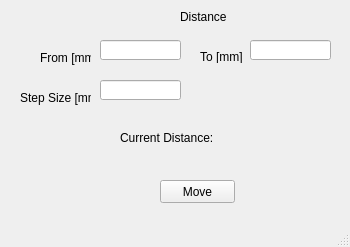
<?xml version="1.0" encoding="UTF-8"?>
<ui version="4.0">
 <class>MainWindow</class>
 <widget class="QMainWindow" name="MainWindow">
  <property name="geometry">
   <rect>
    <x>0</x>
    <y>0</y>
    <width>350</width>
    <height>247</height>
   </rect>
  </property>
  <property name="windowTitle">
   <string>MainWindow</string>
  </property>
  <widget class="QWidget" name="centralwidget">
   <widget class="QLabel" name="label">
    <property name="geometry">
     <rect>
      <x>180</x>
      <y>10</y>
      <width>47</width>
      <height>13</height>
     </rect>
    </property>
    <property name="text">
     <string>Distance</string>
    </property>
   </widget>
   <widget class="QLabel" name="label_2">
    <property name="geometry">
     <rect>
      <x>40</x>
      <y>50</y>
      <width>51</width>
      <height>16</height>
     </rect>
    </property>
    <property name="text">
     <string>From [mm]</string>
    </property>
   </widget>
   <widget class="QLabel" name="label_3">
    <property name="geometry">
     <rect>
      <x>200</x>
      <y>50</y>
      <width>47</width>
      <height>13</height>
     </rect>
    </property>
    <property name="text">
     <string>To [mm]</string>
    </property>
   </widget>
   <widget class="QLabel" name="label_5">
    <property name="geometry">
     <rect>
      <x>20</x>
      <y>90</y>
      <width>71</width>
      <height>16</height>
     </rect>
    </property>
    <property name="text">
     <string>Step Size [mm]</string>
    </property>
   </widget>
   <widget class="QLineEdit" name="lFrom">
    <property name="geometry">
     <rect>
      <x>100</x>
      <y>40</y>
      <width>81</width>
      <height>20</height>
     </rect>
    </property>
   </widget>
   <widget class="QLineEdit" name="lTo">
    <property name="geometry">
     <rect>
      <x>250</x>
      <y>40</y>
      <width>81</width>
      <height>20</height>
     </rect>
    </property>
   </widget>
   <widget class="QLineEdit" name="lSteps">
    <property name="geometry">
     <rect>
      <x>100</x>
      <y>80</y>
      <width>81</width>
      <height>20</height>
     </rect>
    </property>
   </widget>
   <widget class="QPushButton" name="bMove">
    <property name="geometry">
     <rect>
      <x>160</x>
      <y>180</y>
      <width>75</width>
      <height>23</height>
     </rect>
    </property>
    <property name="text">
     <string>Move</string>
    </property>
   </widget>
   <widget class="QLabel" name="lCurDist">
    <property name="geometry">
     <rect>
      <x>120</x>
      <y>130</y>
      <width>161</width>
      <height>16</height>
     </rect>
    </property>
    <property name="text">
     <string>Current Distance:</string>
    </property>
   </widget>
  </widget>
  <widget class="QMenuBar" name="menubar">
   <property name="geometry">
    <rect>
     <x>0</x>
     <y>0</y>
     <width>350</width>
     <height>21</height>
    </rect>
   </property>
  </widget>
  <widget class="QStatusBar" name="statusbar"/>
 </widget>
 <resources/>
 <connections/>
</ui>
